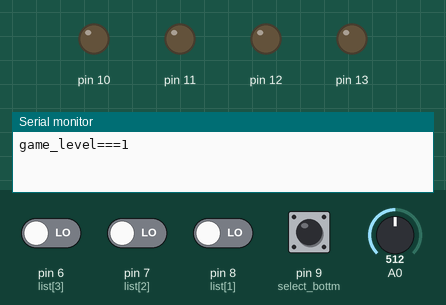
Recording of a sketch running on a simulated Arduino Uno, built with avr-gcc and run on an emulated ATmega328P. Parts: output pins drawn as LEDs (lit = HIGH), the last lines printed to the serial monitor. The inputs (shaded band) are chosen by the test bench; at power-on: pin 6 (list[3]), pin 7 (list[2]), pin 8 (list[1]), pin 9 (select_bottm) LOW, A0 = 512. Random numbers use the default seed unless the sketch sets one.

Above: at 1.2 s.
1.3 s: A0 set to 306
At 7.4 s:
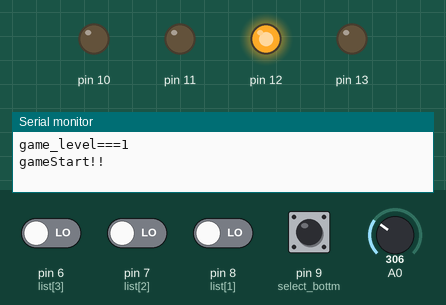
13.2 s: A0 set to 511
At 18.2 s:
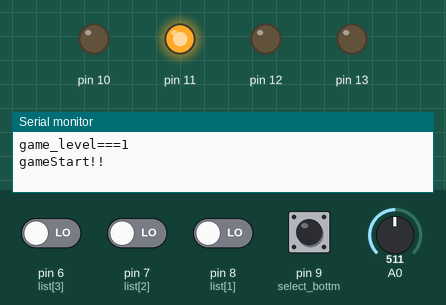
27.2 s: pin 6 (list[3]) driven HIGH
Timing chart, 0 to 30.2 s (numbered marks = the images above; inputs shaded):
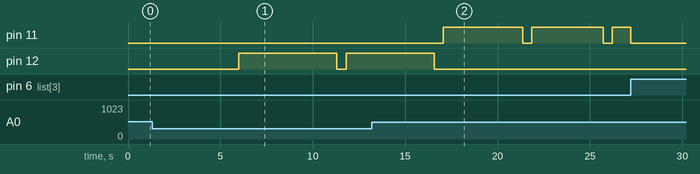

Measured:
- after the input at 1.3 s, pin 12: LOW → HIGH after 4.7 s, → LOW 5.3 s later, → HIGH 0.50 s later
- after the input at 13.2 s, pin 11: alternates HIGH for 4.1 s and LOW for 0.50 s, starting after 3.9 s

The sketch:

moguratataki.ino
```cpp
int light_time = 5000; //ミリ秒
int score = 0;
int game_count = 0;
int game_level = 1;
int select_bottm = 9;

void setup() {
  Serial.begin(9600);

  pinMode(13, OUTPUT);
  pinMode(12, OUTPUT);
  pinMode(11, OUTPUT);
  pinMode(10, OUTPUT);
  pinMode(9, INPUT);
  pinMode(8, INPUT);
  pinMode(7, INPUT);
  pinMode(6, INPUT);

}

void loop() {
  if (game_count == 10 + 1) {     //ここでゲームの回数設定
    GameEnd_reset();
  }
  else if (game_count == 0) {
    game_setting();
  }
  else {
    game_main();
  }
}


////ゲームのリセット確認
void GameEnd_reset() {
  Serial.print("game_score==");
  Serial.println(score);
  Serial.println("gameEND");
  Serial.println("Restart??");
  Serial.println("If restart now, push a greenbotan");
  while (1) {
    if (digitalRead(select_bottm) == HIGH) {     //終わる条件のボタン選択
      game_count = 0;
      score = 0;
      game_level = 0;
      light_time = 5000;
      break;
    }
  }

}


void game_setting() {
  int i;
  Serial.print("game_level===");
  Serial.println(game_level);
  for (i = 0; i < 50; i++) {
    if (digitalRead(select_bottm) == HIGH) {   //ゲームレベルの選択ボタンの選択
      game_level++;
      Serial.print("game_level===");
      Serial.println(game_level);
      delay(300);
    }
    delay(100);
  }
  game_count++;
  Serial.println("gameStart!!");
  delay(1000);
}


void game_main() {
  int light_num;
  int i;
  randomSeed(analogRead(0));

  light_num = random(10, 14);

  digitalWrite(light_num, HIGH);
  for (i = 0; i < light_time; i++) {
    if(botton_ans(light_num - 4) == 0){
      break;
    }
    else if(botton_ans(light_num - 4) == 1){
      score++;
      break;
    }
    delay(1);
  }
  game_count++;
  digitalWrite(light_num, LOW);

  if (light_time > 300) {
    light_time *= ((10 - game_level) * 0.1); //ゲームが進むにつれて光る時間が減っていく
  }
  delay(500);
}


int botton_ans(int push_botton) {
  int list[4] = {9, 8, 7, 6};
  int i;

  for (i = 0; i < 4; i++) {
    if (digitalRead(list[i]) == HIGH) {
      if (push_botton == list[i]) {
        return (1);
      }
      else if(push_botton != list[i]){
        return (0);
      }
    }
  }
}
```
